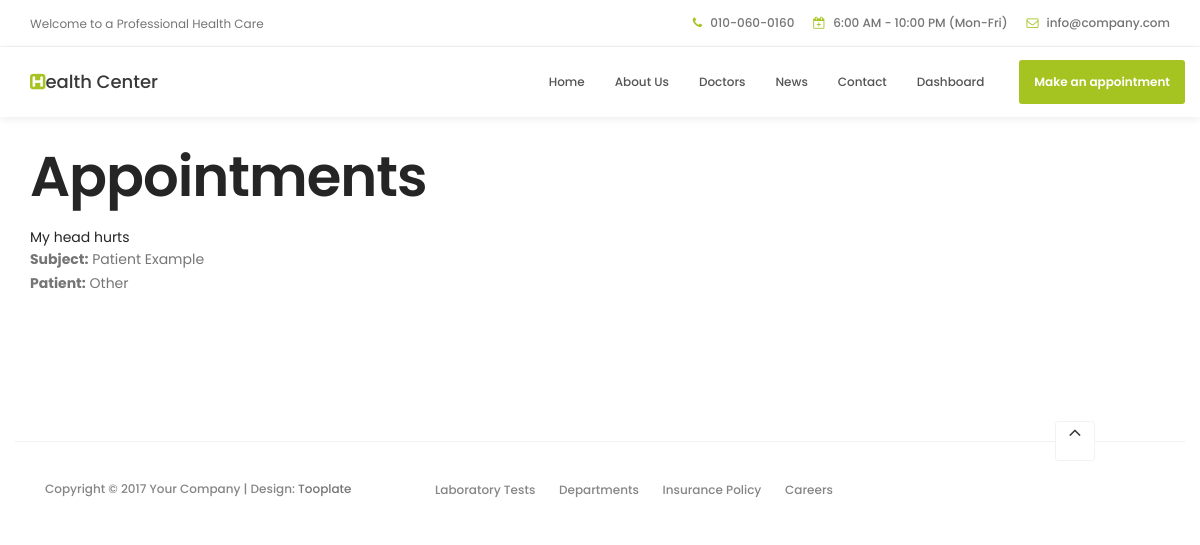
Before: /hospital/allappointments/ (signed in) with the older database file.
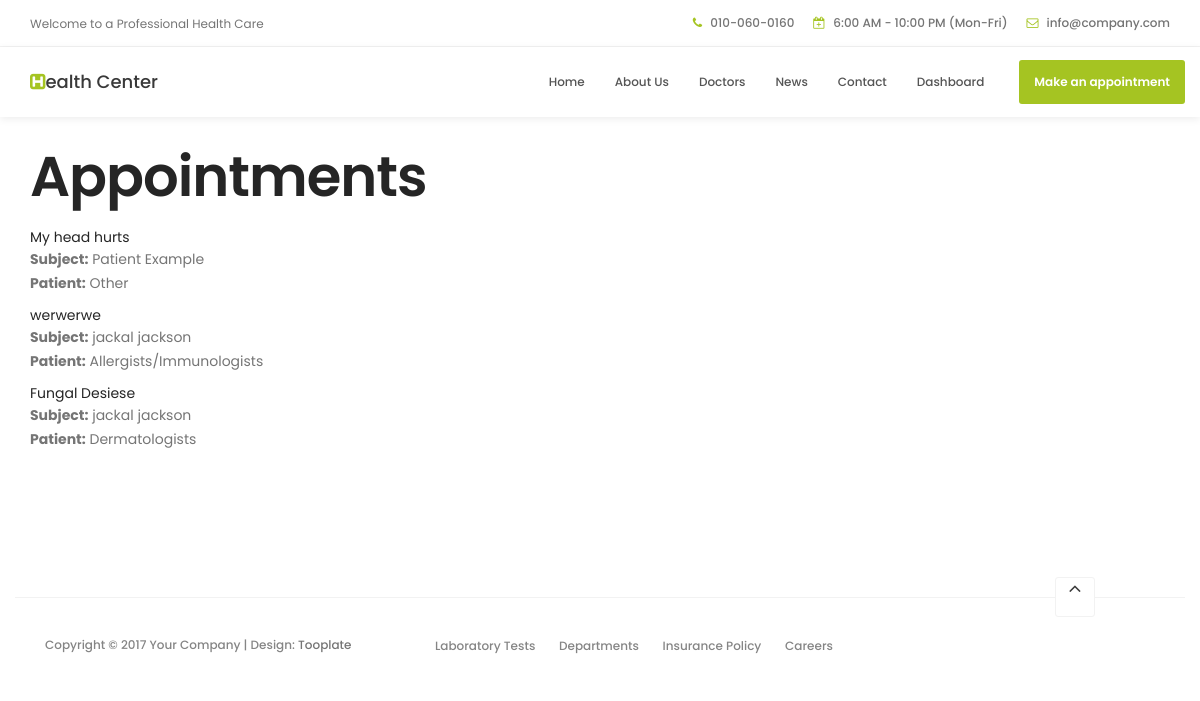
After: the same page with the newer database file.
### hospital/models.py (models this page shows, shortened)
class Appointment(models.Model):
    patientId = models.ForeignKey(Patient, on_delete= models.CASCADE)
    doctorId = models.ForeignKey(Doctor, on_delete= models.CASCADE,null=True)
    appointmentDate = models.DateField(null = True)
    description = models.TextField(max_length=1000)
    status = models.BooleanField(default=False)
    subject = models.TextField(max_length=50, null = False)
    department = models.CharField(max_length=50, choices=departments, null=True)
    date_created = models.DateField(auto_now=True)

class Patient(models.Model):
    user = models.OneToOneField(User, on_delete=models.CASCADE)
    address = models.CharField(max_length=40,null=True)
    phone = PhoneNumberField(null=True)
    image = models.ImageField(upload_to='hospital/static/hospital/profile_pics',null= True)
    description = models.CharField(max_length=500,null=True)
    assignedDoctorId = models.ForeignKey(Doctor, on_delete=models.CASCADE, null=True)
    admitDate = models.DateField(null=True)
    admitStatus = models.BooleanField(default=False)
    def __str__(self):
        return self.user.first_name + " " + self.user.last_name

### hospital/views.py (the view)
# urls.py: path('allappointments/', views.allappointments, name='appointment_list'),
def allappointments(request):
    current_user = request.user
    if Doctor.objects.filter(user=current_user).exists():
        appointment_list = Appointment.objects.all()
        return render(request, 'hospital/appointment_list.html',
                      {'appointment_list': appointment_list})
    else:
        messages.info("ACCESS DENIED")
        return redirect("hospital:login")

### hospital/templates/hospital/appointment_list.html
{% load static %}
<html lang="en">
<head>
     {% include "hospital/head.html" %}
</head>
<body id="top" data-spy="scroll" data-target=".navbar-collapse" data-offset="50">
    {% include "hospital/header.html" %}
    <div class="container">
        <h1>Appointments</h1>
        {% for appointment in appointment_list %}
        <div class="card">
            <div class="card-header">
               <a href="{% url 'hospital:appointment_detail' appointment.id %}"> {{ appointment.subject }}</a>
            </div>
            <div class="card-body">
              <p class="card-text">
                <strong>Subject:</strong> {{ appointment.patientId }}
                <br/>
                <strong>Patient:</strong> {{ appointment.department }}
                <br/>
              </p>
            </div>
          </div>
        {% endfor %}
    </div>
    {% include "hospital/footer_patients.html" %}
</body>
</html>

Changed rows visible on the page:
added Appointment: subject "werwerwe", patientId "jackal jackson", department "Allergists/Immunologists"
added Appointment: subject "Fungal Desiese", patientId "jackal jackson", department "Dermatologists"
